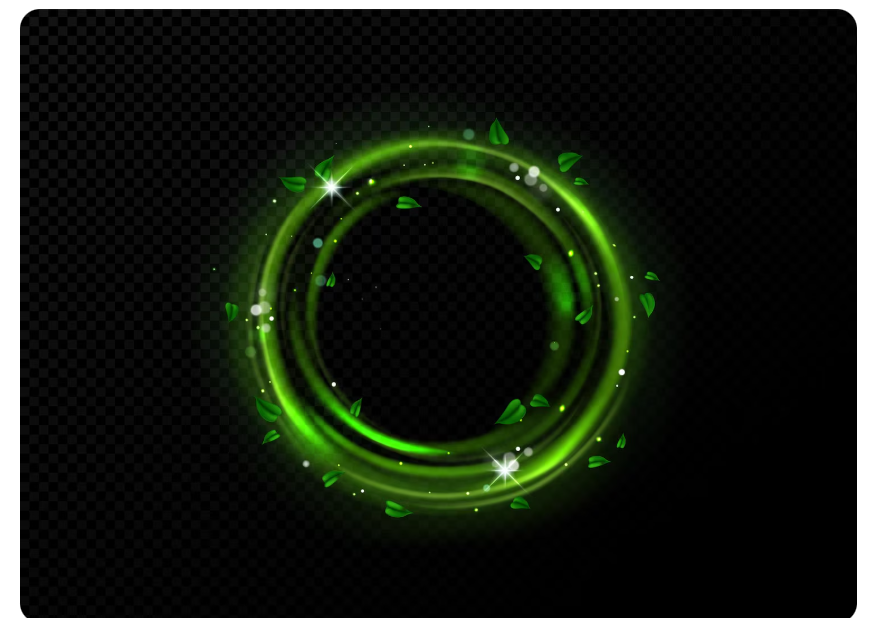
#> input picture Edge_detection/Screenshot 2025-09-15 202205.png, 869 x 618 px
$ jupyter execute canny_func.ipynb
#> lines starting #> are read from the running program, lines starting #| are printed output that depends on the picture
[cell 1]
import cv2

[cell 2]
img = cv2.imread('Screenshot 2025-09-15 202205.png',cv2.IMREAD_GRAYSCALE)
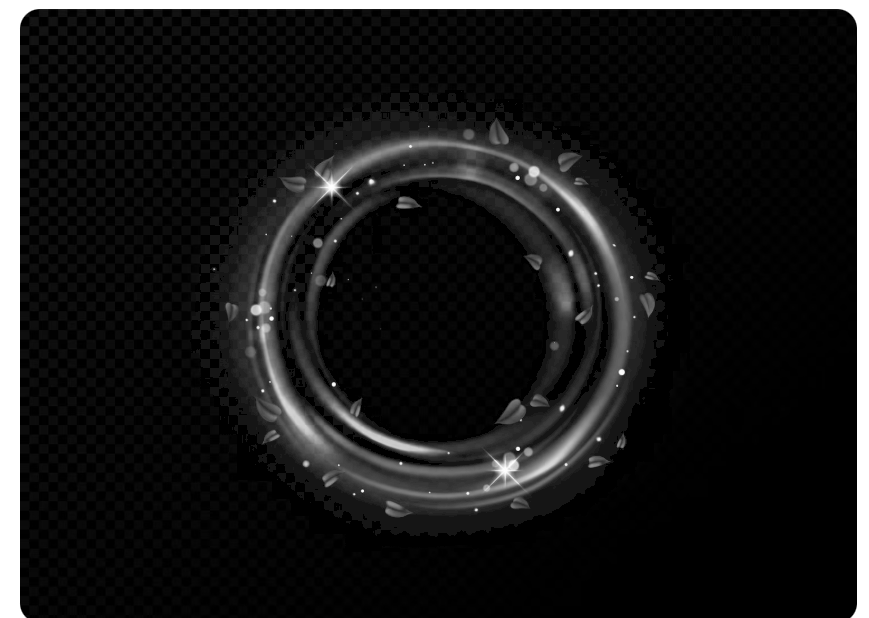
#> img: shape (618, 869); min 0, max 255, mean 26.8
edges = cv2.Canny(img,50,150)
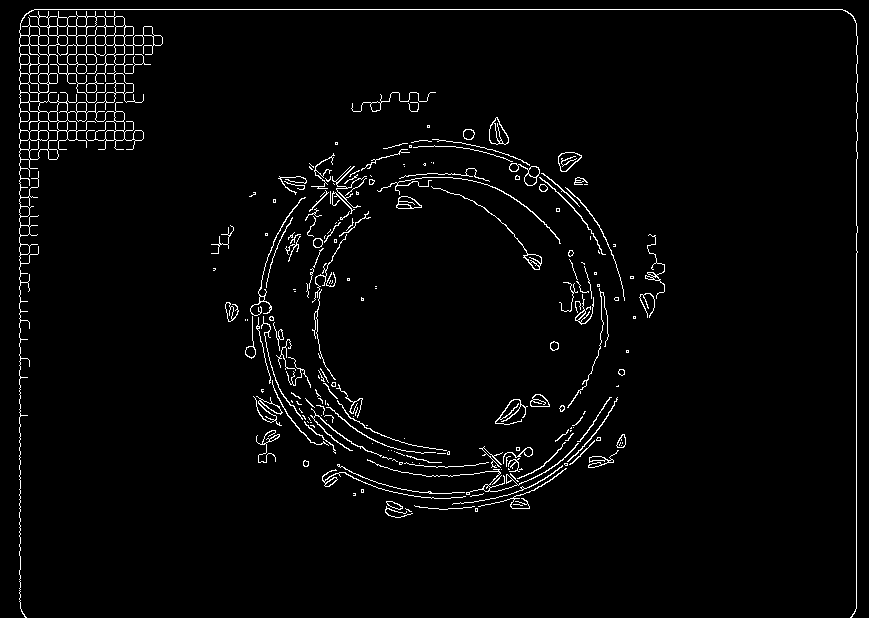
#> edges: shape (618, 869); 2.8% white in thin lines or dots
cv2.imshow("original image",img)
cv2.imshow("edges",edges)
cv2.waitKey()
cv2.destroyAllWindows()
